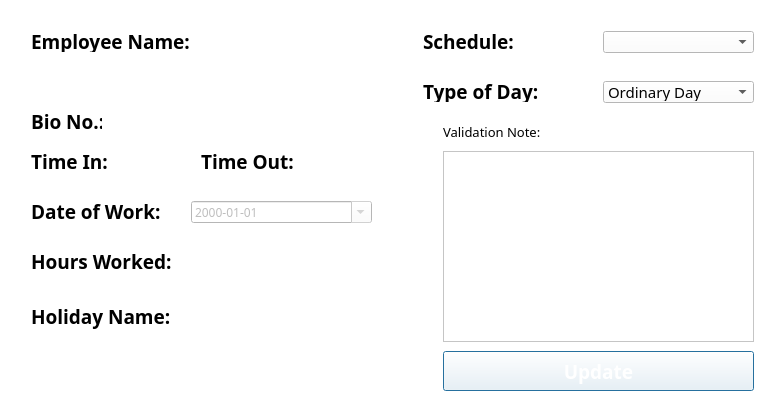
<?xml version="1.0" encoding="UTF-8"?>
<ui version="4.0">
 <class>Dialog</class>
 <widget class="QDialog" name="Dialog">
  <property name="geometry">
   <rect>
    <x>0</x>
    <y>0</y>
    <width>780</width>
    <height>413</height>
   </rect>
  </property>
  <property name="font">
   <font>
    <family>poppins</family>
   </font>
  </property>
  <property name="windowTitle">
   <string>Schedule</string>
  </property>
  <property name="styleSheet">
   <string notr="true">background-color: white;
font-family: poppins;
</string>
  </property>
  <layout class="QHBoxLayout" name="horizontalLayout">
   <item>
    <widget class="QWidget" name="widget" native="true">
     <property name="font">
      <font>
       <family>poppins</family>
       <weight>75</weight>
       <bold>true</bold>
      </font>
     </property>
     <property name="styleSheet">
      <string notr="true"/>
     </property>
     <widget class="QLabel" name="lblName">
      <property name="geometry">
       <rect>
        <x>20</x>
        <y>20</y>
        <width>171</width>
        <height>21</height>
       </rect>
      </property>
      <property name="font">
       <font>
        <family>poppins</family>
        <pointsize>14</pointsize>
        <weight>75</weight>
        <bold>true</bold>
       </font>
      </property>
      <property name="text">
       <string>Employee Name:</string>
      </property>
     </widget>
     <widget class="QLabel" name="lblBio">
      <property name="geometry">
       <rect>
        <x>20</x>
        <y>100</y>
        <width>71</width>
        <height>21</height>
       </rect>
      </property>
      <property name="font">
       <font>
        <family>poppins</family>
        <pointsize>14</pointsize>
        <weight>75</weight>
        <bold>true</bold>
       </font>
      </property>
      <property name="text">
       <string>Bio No.:</string>
      </property>
     </widget>
     <widget class="QLabel" name="bioNumTxt">
      <property name="geometry">
       <rect>
        <x>110</x>
        <y>100</y>
        <width>211</width>
        <height>21</height>
       </rect>
      </property>
      <property name="font">
       <font>
        <family>poppins</family>
        <pointsize>12</pointsize>
       </font>
      </property>
      <property name="text">
       <string/>
      </property>
     </widget>
     <widget class="QLabel" name="lblBio_2">
      <property name="geometry">
       <rect>
        <x>20</x>
        <y>140</y>
        <width>81</width>
        <height>21</height>
       </rect>
      </property>
      <property name="font">
       <font>
        <family>poppins</family>
        <pointsize>14</pointsize>
        <weight>75</weight>
        <bold>true</bold>
       </font>
      </property>
      <property name="text">
       <string>Time In:</string>
      </property>
     </widget>
     <widget class="QLabel" name="lblBio_3">
      <property name="geometry">
       <rect>
        <x>190</x>
        <y>140</y>
        <width>101</width>
        <height>21</height>
       </rect>
      </property>
      <property name="font">
       <font>
        <family>poppins</family>
        <pointsize>14</pointsize>
        <weight>75</weight>
        <bold>true</bold>
       </font>
      </property>
      <property name="text">
       <string>Time Out:</string>
      </property>
     </widget>
     <widget class="QLabel" name="timeInTxt">
      <property name="geometry">
       <rect>
        <x>110</x>
        <y>140</y>
        <width>71</width>
        <height>21</height>
       </rect>
      </property>
      <property name="font">
       <font>
        <family>poppins</family>
        <pointsize>12</pointsize>
       </font>
      </property>
      <property name="text">
       <string/>
      </property>
     </widget>
     <widget class="QLabel" name="timeOutTxt">
      <property name="geometry">
       <rect>
        <x>300</x>
        <y>140</y>
        <width>71</width>
        <height>21</height>
       </rect>
      </property>
      <property name="font">
       <font>
        <family>poppins</family>
        <pointsize>12</pointsize>
       </font>
      </property>
      <property name="text">
       <string/>
      </property>
     </widget>
     <widget class="QLabel" name="holidayNameTxt">
      <property name="geometry">
       <rect>
        <x>180</x>
        <y>290</y>
        <width>181</width>
        <height>101</height>
       </rect>
      </property>
      <property name="font">
       <font>
        <family>poppins</family>
        <pointsize>12</pointsize>
       </font>
      </property>
      <property name="text">
       <string/>
      </property>
      <property name="alignment">
       <set>Qt::AlignLeading|Qt::AlignLeft|Qt::AlignTop</set>
      </property>
      <property name="wordWrap">
       <bool>true</bool>
      </property>
     </widget>
     <widget class="QLabel" name="lblType">
      <property name="geometry">
       <rect>
        <x>20</x>
        <y>290</y>
        <width>151</width>
        <height>31</height>
       </rect>
      </property>
      <property name="font">
       <font>
        <family>poppins</family>
        <pointsize>14</pointsize>
        <weight>75</weight>
        <bold>true</bold>
       </font>
      </property>
      <property name="text">
       <string>Holiday Name:</string>
      </property>
     </widget>
     <widget class="QDateEdit" name="dateOfWork">
      <property name="enabled">
       <bool>false</bool>
      </property>
      <property name="geometry">
       <rect>
        <x>180</x>
        <y>190</y>
        <width>181</width>
        <height>22</height>
       </rect>
      </property>
      <property name="readOnly">
       <bool>true</bool>
      </property>
      <property name="displayFormat">
       <string>yyyy-MM-dd</string>
      </property>
      <property name="calendarPopup">
       <bool>true</bool>
      </property>
     </widget>
     <widget class="QLabel" name="lblType_3">
      <property name="geometry">
       <rect>
        <x>20</x>
        <y>190</y>
        <width>141</width>
        <height>21</height>
       </rect>
      </property>
      <property name="font">
       <font>
        <family>poppins</family>
        <pointsize>14</pointsize>
        <weight>75</weight>
        <bold>true</bold>
       </font>
      </property>
      <property name="text">
       <string>Date of Work:</string>
      </property>
     </widget>
     <widget class="QLabel" name="empNameTxt">
      <property name="geometry">
       <rect>
        <x>70</x>
        <y>50</y>
        <width>291</width>
        <height>31</height>
       </rect>
      </property>
      <property name="font">
       <font>
        <family>poppins</family>
        <pointsize>12</pointsize>
       </font>
      </property>
      <property name="text">
       <string/>
      </property>
     </widget>
     <widget class="QLabel" name="label">
      <property name="geometry">
       <rect>
        <x>20</x>
        <y>240</y>
        <width>151</width>
        <height>21</height>
       </rect>
      </property>
      <property name="font">
       <font>
        <family>poppins</family>
        <pointsize>14</pointsize>
        <weight>75</weight>
        <bold>true</bold>
       </font>
      </property>
      <property name="text">
       <string>Hours Worked:</string>
      </property>
     </widget>
     <widget class="QLabel" name="hoursWorkedTxt">
      <property name="geometry">
       <rect>
        <x>180</x>
        <y>240</y>
        <width>181</width>
        <height>20</height>
       </rect>
      </property>
      <property name="font">
       <font>
        <family>poppins</family>
        <pointsize>12</pointsize>
       </font>
      </property>
      <property name="text">
       <string/>
      </property>
     </widget>
    </widget>
   </item>
   <item>
    <widget class="QWidget" name="widget_2" native="true">
     <widget class="QLabel" name="lblBio_4">
      <property name="geometry">
       <rect>
        <x>30</x>
        <y>20</y>
        <width>151</width>
        <height>21</height>
       </rect>
      </property>
      <property name="font">
       <font>
        <family>poppins</family>
        <pointsize>14</pointsize>
        <weight>75</weight>
        <bold>true</bold>
       </font>
      </property>
      <property name="text">
       <string>Schedule:</string>
      </property>
     </widget>
     <widget class="QLabel" name="lblType_2">
      <property name="geometry">
       <rect>
        <x>30</x>
        <y>70</y>
        <width>151</width>
        <height>21</height>
       </rect>
      </property>
      <property name="font">
       <font>
        <family>poppins</family>
        <pointsize>14</pointsize>
        <weight>75</weight>
        <bold>true</bold>
       </font>
      </property>
      <property name="text">
       <string>Type of Day:</string>
      </property>
     </widget>
     <widget class="QPlainTextEdit" name="plainTextEdit">
      <property name="geometry">
       <rect>
        <x>50</x>
        <y>140</y>
        <width>311</width>
        <height>191</height>
       </rect>
      </property>
     </widget>
     <widget class="QLabel" name="lblType_4">
      <property name="geometry">
       <rect>
        <x>50</x>
        <y>110</y>
        <width>151</width>
        <height>21</height>
       </rect>
      </property>
      <property name="font">
       <font>
        <family>poppins</family>
        <pointsize>10</pointsize>
       </font>
      </property>
      <property name="text">
       <string>Validation Note:</string>
      </property>
     </widget>
     <widget class="QPushButton" name="pushButton">
      <property name="geometry">
       <rect>
        <x>50</x>
        <y>340</y>
        <width>311</width>
        <height>40</height>
       </rect>
      </property>
      <property name="font">
       <font>
        <family>poppins</family>
        <pointsize>14</pointsize>
        <weight>75</weight>
        <bold>true</bold>
       </font>
      </property>
      <property name="styleSheet">
       <string notr="true">	background-color: &quot;#344273&quot;;
	color: white;</string>
      </property>
      <property name="text">
       <string>Update</string>
      </property>
     </widget>
     <widget class="QComboBox" name="comboBox">
      <property name="geometry">
       <rect>
        <x>210</x>
        <y>20</y>
        <width>151</width>
        <height>22</height>
       </rect>
      </property>
     </widget>
     <widget class="QComboBox" name="typeOfDayCb">
      <property name="geometry">
       <rect>
        <x>210</x>
        <y>70</y>
        <width>151</width>
        <height>22</height>
       </rect>
      </property>
      <property name="font">
       <font>
        <family>poppins</family>
        <pointsize>11</pointsize>
       </font>
      </property>
      <item>
       <property name="text">
        <string>Ordinary Day</string>
       </property>
      </item>
      <item>
       <property name="text">
        <string>Regular Holiday</string>
       </property>
      </item>
      <item>
       <property name="text">
        <string>Special Holiday</string>
       </property>
      </item>
     </widget>
    </widget>
   </item>
  </layout>
 </widget>
 <resources/>
 <connections/>
</ui>
